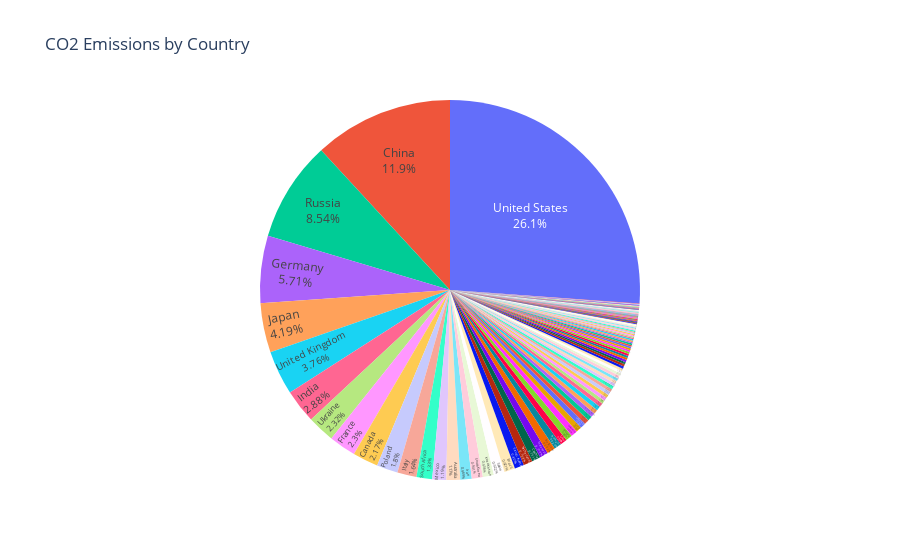

The cell this chart's notebook holds for it:
### Code cell
# How does each country contribute to total CO2 emissions?

names = df.country.unique()
values = df.groupby(['country'])['share_global_co2'].mean()

#Visualize top CO2 contributers 
fig = px.pie(df, values=values, names=names,
      title = 'CO2 Emissions by Country')
fig.update_traces(textposition='inside', textinfo='percent+label')
fig.update_layout(showlegend=False)
fig.show()

### Figure 1 — Plotly figure (JSON) as saved in the notebook; plotly's stock layout.template omitted (floating-point values rounded to 4 significant figures; data arrays with more than 128 entries replaced by an {"elided": "..."} marker saying what was removed)
{"data": [{"domain": {"x": [0, 1], "y": [0, 1]}, "hovertemplate": "label=%{label}<br>value=%{value}<extra></extra>", "labels": {"elided": "221 str values"}, "legendgroup": "", "name": "", "showlegend": true, "textinfo": "percent+label", "textposition": "inside", "type": "pie", "values": {"elided": "221 float values"}}], "layout": {"legend": {"tracegroupgap": 0}, "showlegend": false, "title": {"text": "CO2 Emissions by Country"}}}
